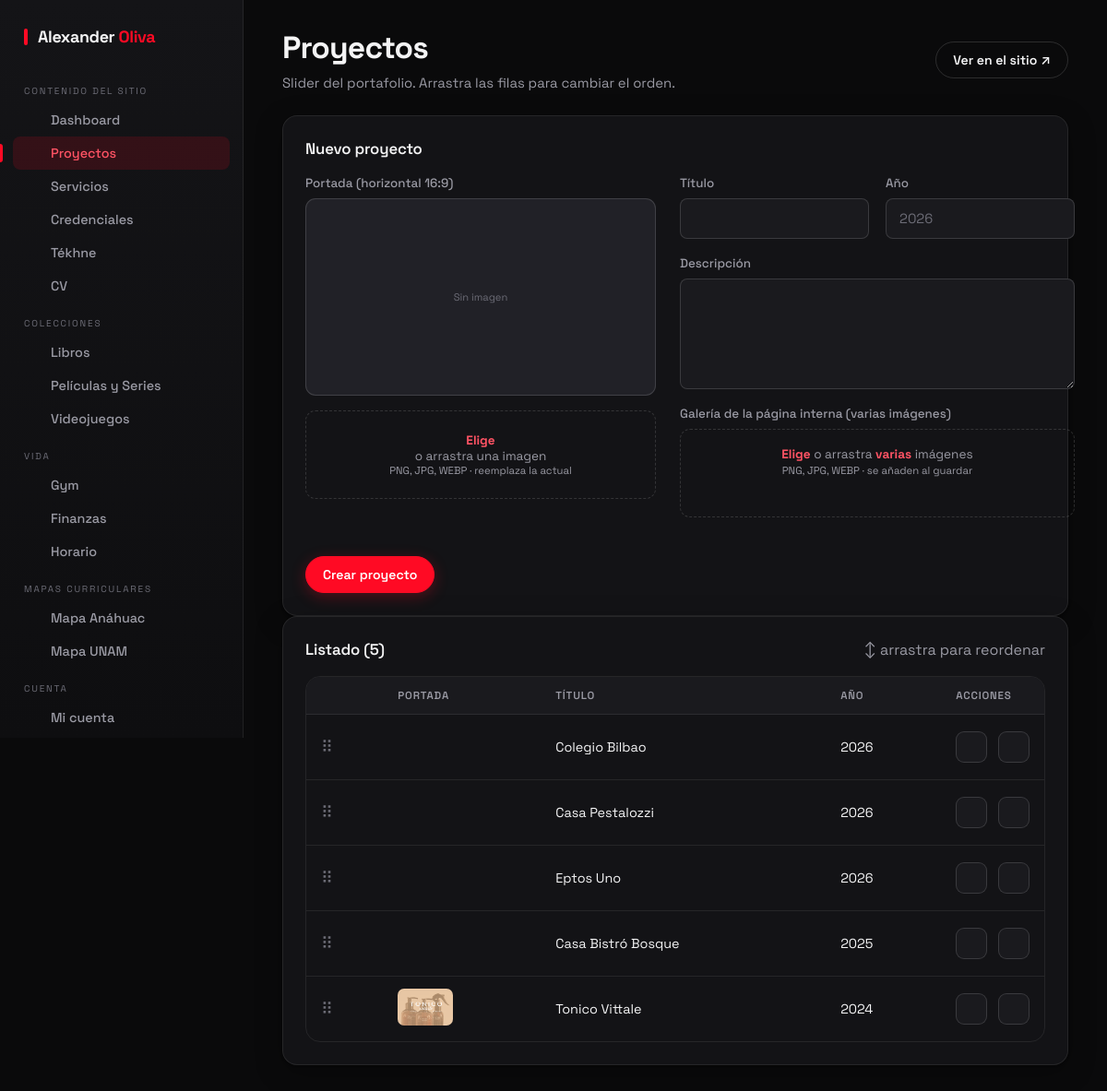
Screenshot of /admin/proyectos (signed in) with the database file from the repository.
### tables this page shows
CREATE TABLE proyectos (
    id          INT AUTO_INCREMENT PRIMARY KEY,
    titulo      VARCHAR(120) NOT NULL,
    slug        VARCHAR(180) NULL,
    anio        VARCHAR(10)  NULL,
    img         VARCHAR(160) NOT NULL,
    resumen     VARCHAR(255) NULL,                
    contexto    TEXT         NULL,                
    rol_titulo  VARCHAR(120) NULL,                
    rol         TEXT         NULL,                
    enlace      VARCHAR(255) NULL,                
    descripcion TEXT         NULL,                
    orden       INT          NOT NULL DEFAULT 0,
    creado      TIMESTAMP    DEFAULT CURRENT_TIMESTAMP
);

### controllers/AdminController.php (called while the page is built, shortened)
<?php
class AdminController
{
    public static function proyectos(Router $router)
    {
        $editando = isset($_GET['id']) ? Proyecto::find((int) $_GET['id']) : null;
        $router->render('admin/proyectos', [
            'titulo' => 'Proyectos', 'modulo' => 'proyectos',
            'proyectos' => Proyecto::ordenados(),
            'editando'  => $editando,
            'galeria'   => $editando ? ProyectoImagen::porProyecto((int) $editando->id) : [],
        ], 'admin-layout');
    }
}

### public/index.php (called while the page is built, shortened)
<?php
$router = new Router();
$router->get('/', [PortfolioController::class, 'index']);
$router->get('/proyecto', [PortfolioController::class, 'proyecto']);
$router->get('/tekhne', [PortfolioController::class, 'blog']);
$router->get('/tekhne/entrada', [PortfolioController::class, 'articulo']);
$router->get('/login',  [AuthController::class, 'login']);
$router->post('/login', [AuthController::class, 'login']);
$router->post('/logout', [AuthController::class, 'logout']);
$router->get('/admin', [AdminController::class, 'dashboard']);
$router->get('/admin/buscar', [AdminController::class, 'buscar']);
$router->get('/admin/cuenta', [AdminController::class, 'cuenta']);
$router->post('/admin/cuenta/guardar', [AdminController::class, 'cuentaGuardar']);
$router->get('/admin/proyectos',          [AdminController::class, 'proyectos']);
$router->post('/admin/proyectos/guardar', [AdminController::class, 'proyectoGuardar']);
$router->post('/admin/proyectos/eliminar',[AdminController::class, 'proyectoEliminar']);
$router->post('/admin/proyectos/orden',   [AdminController::class, 'proyectosOrden']);
$router->post('/admin/proyectos/imagen/subir',    [AdminController::class, 'proyectoImagenSubir']);
$router->post('/admin/proyectos/imagen/eliminar', [AdminController::class, 'proyectoImagenEliminar']);
$router->post('/admin/proyectos/imagen/orden',    [AdminController::class, 'proyectoImagenOrden']);
$router->get('/admin/servicios',          [AdminController::class, 'servicios']);
$router->post('/admin/servicios/guardar', [AdminController::class, 'servicioGuardar']);
$router->post('/admin/servicios/eliminar',[AdminController::class, 'servicioEliminar']);
$router->post('/admin/servicios/orden',   [AdminController::class, 'serviciosOrden']);
$router->get('/admin/credenciales',          [AdminController::class, 'credenciales']);
$router->post('/admin/credenciales/guardar', [AdminController::class, 'credencialGuardar']);
$router->post('/admin/credenciales/eliminar',[AdminController::class, 'credencialEliminar']);
$router->post('/admin/credenciales/orden',   [AdminController::class, 'credencialesOrden']);
$router->post('/admin/credenciales/orden-alfa',  [AdminController::class, 'credencialesOrdenAlfa']);
$router->post('/admin/credenciales/orden-crono', [AdminController::class, 'credencialesOrdenCrono']);
$router->get('/admin/blog',          [AdminController::class, 'blog']);
$router->post('/admin/blog/guardar', [AdminController::class, 'blogGuardar']);
$router->post('/admin/blog/eliminar',[AdminController::class, 'blogEliminar']);
$router->post('/admin/blog/orden',   [AdminController::class, 'blogOrden']);
$router->post('/admin/blog/subir-imagen', [AdminController::class, 'blogSubirImagen']);
$router->get('/admin/cv',       [AdminController::class, 'cv']);
$router->post('/admin/cv/subir',[AdminController::class, 'cvSubir']);
$router->get('/admin/libros',           [LibrosController::class, 'index']);
$router->get('/admin/libros/buscar',    [LibrosController::class, 'buscar']);
$router->post('/admin/libros/crear',    [LibrosController::class, 'crear']);
$router->post('/admin/libros/editar',   [LibrosController::class, 'editar']);
$router->post('/admin/libros/estado',   [LibrosController::class, 'estado']);
$router->post('/admin/libros/resenar',  [LibrosController::class, 'resenar']);
$router->post('/admin/libros/eliminar', [LibrosController::class, 'eliminar']);
$router->get('/admin/peliculas',           [AdminController::class, 'peliculas']);
$router->get('/admin/peliculas/watchlist', [AdminController::class, 'peliculasWatchlist']);
$router->get('/admin/peliculas/gestionar', [AdminController::class, 'peliculasGestionar']);
$router->post('/admin/peliculas/guardar',  [AdminController::class, 'peliculaGuardar']);
$router->post('/admin/peliculas/eliminar',[AdminController::class, 'peliculaEliminar']);
$router->get('/admin/videojuegos',          [VideojuegoController::class, 'index']);
$router->post('/admin/videojuegos/guardar', [VideojuegoController::class, 'guardar']);
$router->post('/admin/videojuegos/eliminar',[VideojuegoController::class, 'eliminar']);
$router->post('/admin/videojuegos/orden',   [VideojuegoController::class, 'orden']);
$router->get('/admin/gym',        [GymController::class, 'index']);
$router->post('/admin/gym/toggle',[GymController::class, 'toggle']);
$router->get('/admin/finanzas',          [FinanzasController::class, 'index']);
$router->post('/admin/finanzas/guardar', [FinanzasController::class, 'guardar']);
$router->post('/admin/finanzas/actualizar',[FinanzasController::class, 'actualizar']);
$router->post('/admin/finanzas/eliminar',[FinanzasController::class, 'eliminar']);
$router->get('/admin/horario',                  [HorarioController::class, 'index']);
$router->post('/admin/horario/materia/guardar', [HorarioController::class, 'guardarMateria']);
$router->post('/admin/horario/materia/eliminar',[HorarioController::class, 'eliminarMateria']);
$router->post('/admin/horario/bloque/guardar',  [HorarioController::class, 'guardarBloque']);
$router->post('/admin/horario/bloque/eliminar', [HorarioController::class, 'eliminarBloque']);
$router->post('/admin/horario/criterios/guardar', [HorarioController::class, 'guardarCriterios']);
$router->get('/admin/anahuac', [CurriculumController::class, 'anahuac']);
$router->get('/admin/unam',    [CurriculumController::class, 'unam']);
$router->post('/admin/curriculum/estado', [CurriculumController::class, 'estado']);
$router->comprobarRutas();

### models/ActiveRecord.php (called while the page is built, shortened)
<?php
class ActiveRecord {
    protected static $db;
    public static function setDB($database) {
        self::$db = $database;
    }
    public static function consultarSQL($query) {
        $resultado = self::$db->query($query);
        $array = [];
        while($registro = $resultado->fetch_assoc()) {
            $array[] = static::crearObjeto($registro);
        }
        return $array;
    }
    protected static function crearObjeto($registro) {
        $objeto = new static;
        foreach($registro as $key => $value ) {
            if(property_exists( $objeto, $key  )) {
                $objeto->$key = $value;
            }
        }
        return $objeto;
    }
}

### models/Proyecto.php (called while the page is built, shortened)
<?php
class Proyecto extends ActiveRecord {
    protected static $tabla = 'proyectos';
    public static function ordenados() {
        return self::consultarSQL("SELECT * FROM " . static::$tabla . " ORDER BY orden ASC, id ASC");
    }
}

### views/admin/proyectos.php (the view, shortened to what this page needs)
<div class="admin-head">
    <div>
        <h1>Proyectos</h1>
        <p>Slider del portafolio. Arrastra las filas para cambiar el orden.</p>
    </div>
    <a href="/" target="_blank" class="btn btn--ghost">Ver en el sitio ↗</a>
</div>
<div class="card">
    <h2><?php echo $editando ? 'Editar proyecto' : 'Nuevo proyecto'; ?></h2>
    <form method="POST" action="/admin/proyectos/guardar" enctype="multipart/form-data">
        <div style="display:grid;grid-template-columns:380px 1fr;gap:26px;align-items:start" class="pel-form-grid">
            <div class="campo">
                <span>Portada (horizontal 16:9)</span>
                <div class="upload upload--stack" style="max-width:380px">
                    <div class="upload-preview" id="prev-portada" style="width:100%;aspect-ratio:16/9;height:auto">
                        <?php if (!empty($editando->img)) : ?><img src="<?php echo urlSubida('proyectos/portadas', $editando->img); ?>" alt="" style="object-fit:cover"><?php else : ?>Sin imagen<?php endif; ?>
                    </div>
                    <label class="upload-drop">
                        <b>Elige</b> o arrastra una imagen<br><small>PNG, JPG, WEBP · reemplaza la actual</small>
                    </label>
                </div>
            </div>
            <div class="form-grid" style="grid-template-columns:2fr 1fr">
                <label class="campo">
                    <span>Título</span>
                    <input type="text" name="titulo" value="<?php echo s($editando->titulo ?? ''); ?>" required>
                </label>
                <label class="campo">
                    <span>Año</span>
                    <input type="text" name="anio" value="<?php echo s($editando->anio ?? ''); ?>" placeholder="2026">
                </label>
                <label class="campo full">
                    <span>Descripción</span>
                    <textarea name="descripcion" style="min-height:120px"><?php echo s($editando->descripcion ?? ''); ?></textarea>
                </label>
                <div class="campo full">
                    <span>Galería de la página interna (varias imágenes)</span>
                    <label class="upload-drop" style="display:block">
                        <b>Elige</b> o arrastra <b>varias</b> imágenes<br><small>PNG, JPG, WEBP · se añaden al guardar</small>
                    </label>
                </div>
            </div>
        </div>
        <div class="form-actions">
            <button type="submit" class="btn btn--primary"><?php echo $editando ? 'Guardar cambios' : 'Crear proyecto'; ?></button>
        </div>
    </form>
</div>
<div class="card">
    <div class="card-head"><h2>Listado (<?php echo count($proyectos); ?>)</h2><span class="mini-s" style="color:var(--muted)">↕ arrastra para reordenar</span></div>
    <div class="tabla-wrap">
        <table class="tabla">
            <thead><tr><th></th><th>Portada</th><th>Título</th><th>Año</th><th>Acciones</th></tr></thead>
            <tbody data-sortable data-orden-url="/admin/proyectos/orden">
            <?php foreach ($proyectos as $p) : ?>
                <tr class="sortable-row" draggable="true" data-id="<?php echo $p->id; ?>">
                    <td><span class="drag-handle">⠿</span></td>
                    <td><img class="thumb-cell" src="<?php echo urlSubida('proyectos/portadas', $p->img); ?>" alt="" onerror="this.style.visibility='hidden'"></td>
                    <td><?php echo s($p->titulo); ?></td>
                    <td><?php echo s($p->anio); ?></td>
                    <td class="acciones">
                        <a href="/admin/proyectos?id=<?php echo $p->id; ?>" class="act-btn act-edit" title="Editar"><?php echo icono('editar'); ?></a>
                        <form method="POST" action="/admin/proyectos/eliminar" data-confirm="Esto eliminará el proyecto y sus imágenes." data-confirm-name="<?php echo s($p->titulo); ?>">
                            <button class="act-btn act-del" title="Eliminar"><?php echo icono('eliminar'); ?></button>
                        </form>
                    </td>
                </tr>
            <?php endforeach; ?>
            </tbody>
        </table>
    </div>
</div>

### includes/funciones.php (shortened to what this page needs)
<?php
function s($html = '') : string {
    return htmlspecialchars($html ?? '');
}
function urlSubida(string $carpeta, ?string $archivo) : string {
    return s('/uploads/' . trim($carpeta, '/') . '/' . $archivo);
}
function icono(string $n) : string {
    $inner = $p[$n] ?? '';
    return '<svg class="ico" viewBox="0 0 24 24" fill="none" stroke="currentColor" stroke-width="1.9" stroke-linecap="round" stroke-linejoin="round">' . $inner . '</svg>';
}

### rows the page displays
proyectos: titulo "Colegio Bilbao", anio "2026"
proyectos: titulo "Casa Pestalozzi", anio "2026"
proyectos: titulo "Eptos Uno", anio "2026"
proyectos: titulo "Casa Bistró Bosque", anio "2025"
proyectos: img (picture), titulo "Tonico Vittale", anio "2024"

### other values shown
$item['seccion'] "CONTENIDO DEL SITIO"
$item['label'] "Dashboard"
$item['label'] "Proyectos"
$item['label'] "Servicios"
$item['label'] "Credenciales"
$item['label'] "Tékhne"
$item['label'] "CV"
$item['seccion'] "COLECCIONES"
$item['label'] "Libros"
$item['label'] "Películas y Series"
$item['label'] "Videojuegos"
$item['seccion'] "VIDA"
$item['label'] "Gym"
$item['label'] "Finanzas"
$item['label'] "Horario"
